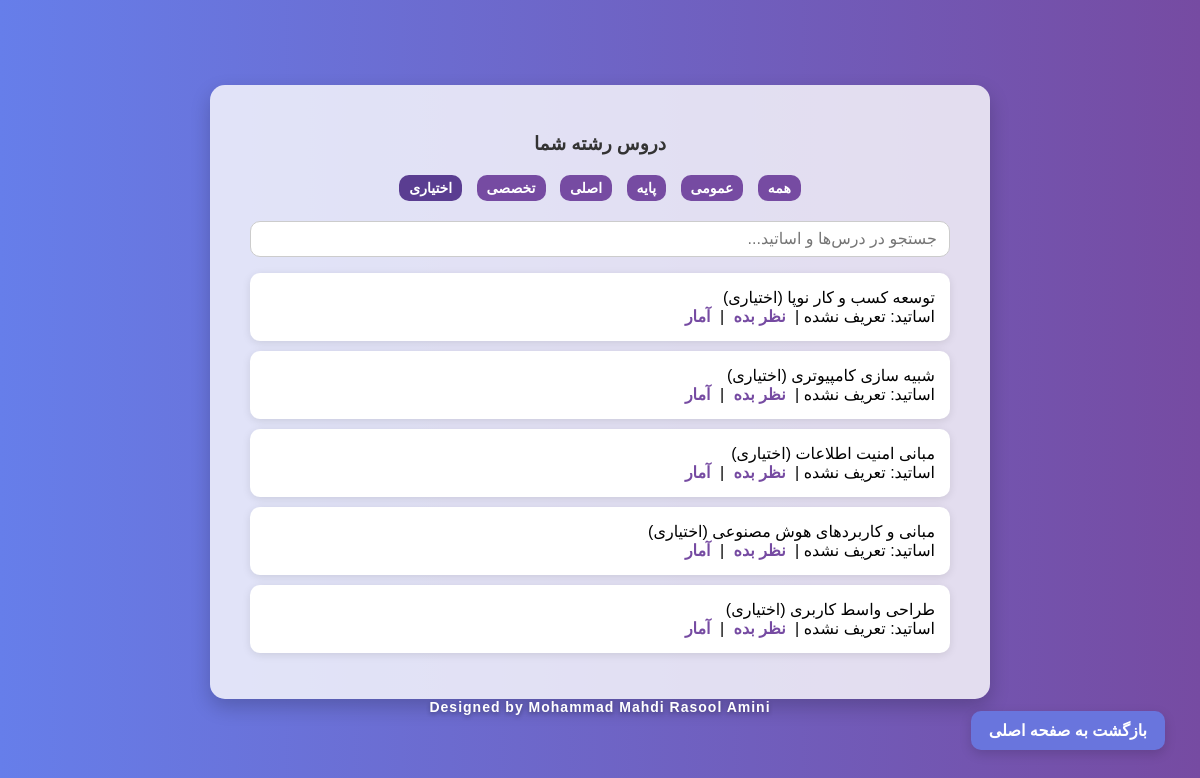
The page /courses?category=اختیاری (signed in) on the database its author committed.
### tables this page shows
CREATE TABLE Courses (
    id INTEGER PRIMARY KEY AUTOINCREMENT,
    name TEXT
, category TEXT);

### app.py (the view)
@app.route("/courses")
def courses():
    if "student_id" not in session:
        return redirect("/")
    category_filter = request.args.get("category")
    search_query = request.args.get("q", "").strip()
    db = get_db()
    query = """
        SELECT c.id, c.name, c.category, GROUP_CONCAT(p.name, ', ') as professors
        FROM Courses c
        JOIN CourseMajor cm ON c.id = cm.course_id
        LEFT JOIN CourseProfessor cp ON c.id = cp.course_id
        LEFT JOIN Professors p ON cp.professor_id = p.id
        WHERE cm.major_id = ?
    """
    params = [session["major_id"]]
    if category_filter:
        query += " AND c.category = ?"
        params.append(category_filter)
    if search_query:
        query += " AND (c.name LIKE ? OR p.name LIKE ?)"
        params.extend([f"%{search_query}%", f"%{search_query}%"])
    query += " GROUP BY c.id"
    courses = db.execute(query, params).fetchall()
    db.close()
    return render_template("courses.html", courses=courses, selected_category=category_filter, search_query=search_query)

### app.py (called while the page is built)
def get_db():
    conn = sqlite3.connect("/data/ratings.db")
    conn.row_factory = sqlite3.Row
    return conn

### templates/courses.html (shortened to what this page needs)
<!DOCTYPE html>
<html lang="fa" dir="rtl">
<head>
</head>
<body>
  <div class="card">
    <h3>دروس رشته شما</h3>
    <div class="filters" id="category-filters">
      <a href="/courses" class="{{ 'selected' if not selected_category }}">همه</a>
      <a href="/courses?category=عمومی" class="{{ 'selected' if selected_category == 'عمومی' }}">عمومی</a>
      <a href="/courses?category=پایه" class="{{ 'selected' if selected_category == 'پایه' }}">پایه</a>
      <a href="/courses?category=اصلی" class="{{ 'selected' if selected_category == 'اصلی' }}">اصلی</a>
      <a href="/courses?category=تخصصی" class="{{ 'selected' if selected_category == 'تخصصی' }}">تخصصی</a>
      <a href="/courses?category=اختیاری" class="{{ 'selected' if selected_category == 'اختیاری' }}">اختیاری</a>
    </div>
    <div id="search-container">
      <input
        type="text"
        id="search-input"
        placeholder="جستجو در درس‌ها و اساتید..."
        autocomplete="off"
        value="{{ search_query or '' }}"
      />
    </div>
    <ul id="course-list">
      {% for course in courses %}
        <li>
          {{ course.name }} ({{ course.category or 'دسته‌بندی نشده' }})<br />
          اساتید: {{ course.professors or 'تعریف نشده' }}
          | <a href="/rate/{{ course.id }}">نظر بده</a>
          | <a href="/stats/{{ course.id }}">آمار</a>
        </li>
      {% else %}
        <li>موردی یافت نشد.</li>
      {% endfor %}
    </ul>
    <a href="/" class="back-link">بازگشت به صفحه اصلی</a>
  </div>
  <div class="footer">
    Designed by Mohammad Mahdi Rasool Amini
  </div>
</body>
</html>

### templates/courses.html (style rules this page uses)
body { font-family: 'Vazirmatn', sans-serif; background: linear-gradient(to right, #667eea, #764ba2); margin: 0; padding: 0; display: flex; align-items: center; justify-content: center; min-height: 100vh; flex-direction: column; }
.card { background-color: #ffffffcc; padding: 30px 40px; border-radius: 15px; box-shadow: 0 8px 20px rgba(0, 0, 0, 0.2); width: 90%; max-width: 700px; text-align: right; }
h3 { color: #333; margin-bottom: 20px; text-align: center; }
ul { list-style: none; padding: 0; }
li { background: #fff; padding: 15px; margin-bottom: 10px; border-radius: 10px; box-shadow: 0 2px 8px rgba(0,0,0,0.1); transition: transform 0.2s; }
a { color: #764ba2; text-decoration: none; margin: 0 5px; font-weight: bold; }
.filters { margin-bottom: 20px; text-align: center; }
.filters a { background: #764ba2; color: white; padding: 5px 10px; margin: 0 5px; border-radius: 10px; font-size: 14px; display: inline-block; }
.filters a.selected { background: #5a3d91; }
.footer { font-family: 'Vazirmatn', sans-serif; font-weight: 700; font-size: 14px; color: #ffffff; text-shadow: 0 2px 4px rgba(0, 0, 0, 0.3); letter-spacing: 1px; }
.back-link { position: fixed; bottom: 50px; right: 30px; font-family: 'Vazirmatn', sans-serif; background-color: #6975DD; color: white; padding: 10px 18px; border-radius: 10px; text-decoration: none; font-weight: 700; transition: background-color 0.3s ease; user-select: none; box-shadow: 0 4px 12px rgba(0,0,0,0.15); z-index: 10; }
#search-container { margin-bottom: 15px; position: relative; text-align: right; }
#search-input { width: 100%; padding: 8px 12px; font-size: 16px; border-radius: 10px; border: 1px solid #ccc; box-sizing: border-box; }

### rows shown on the page
Courses: name "توسعه کسب و کار نوپا", category "اختیاری", professors "تعریف نشده"
Courses: name "شبیه سازی کامپیوتری", category "اختیاری", professors "تعریف نشده"
Courses: name "مبانی امنیت اطلاعات", category "اختیاری", professors "تعریف نشده"
Courses: name "مبانی و کاربردهای هوش مصنوعی", category "اختیاری", professors "تعریف نشده"
Courses: name "طراحی واسط کاربری", category "اختیاری", professors "تعریف نشده"
